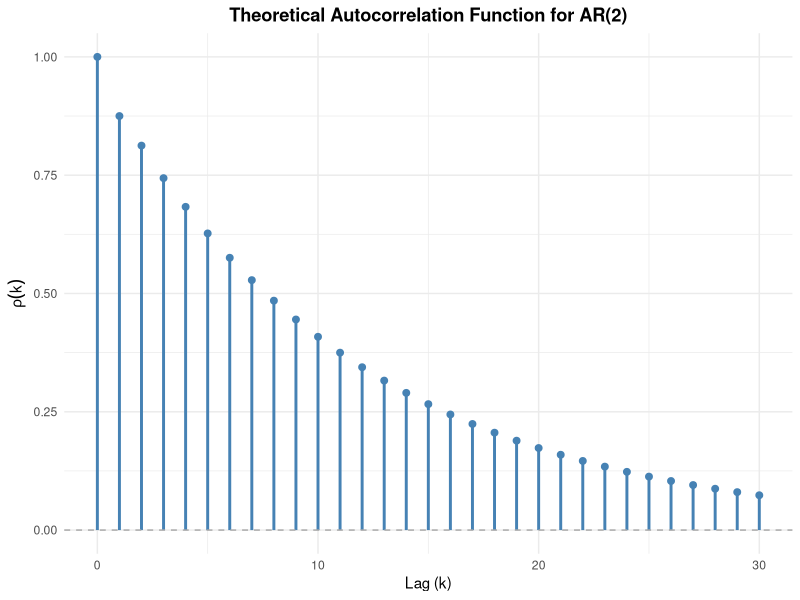
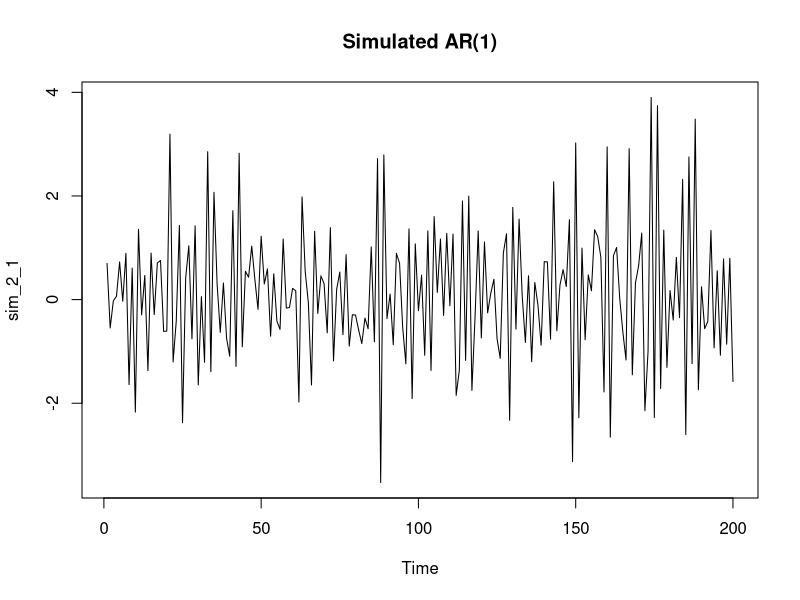
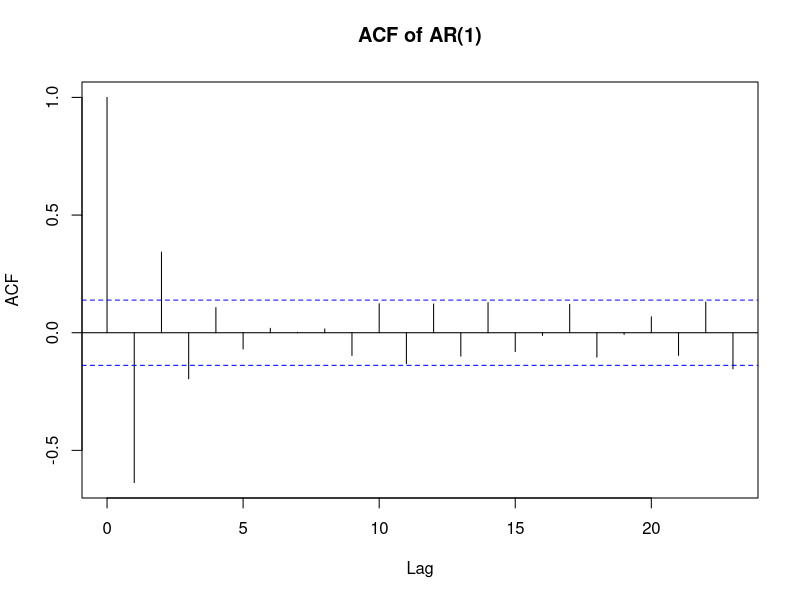
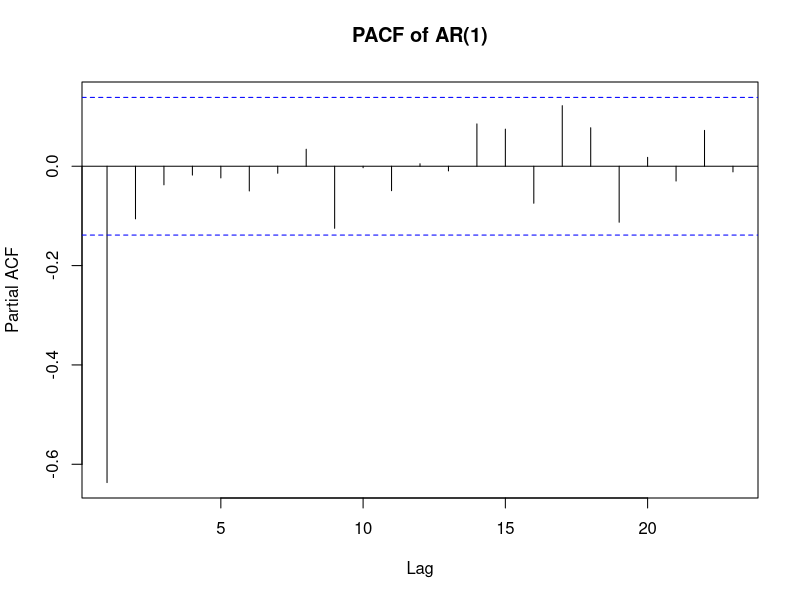
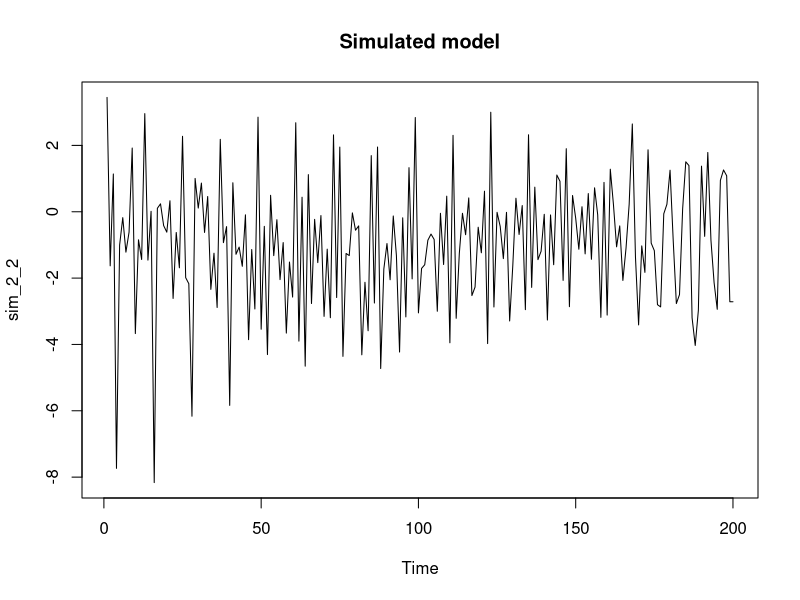
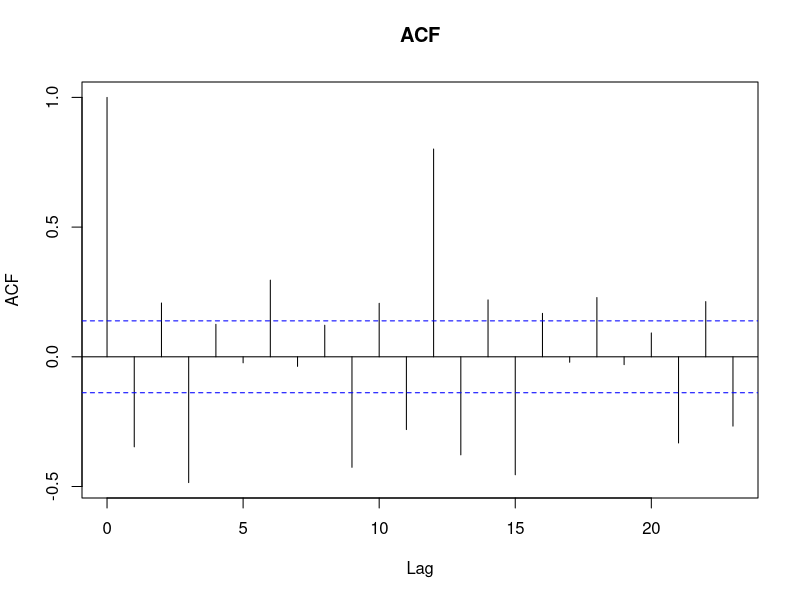
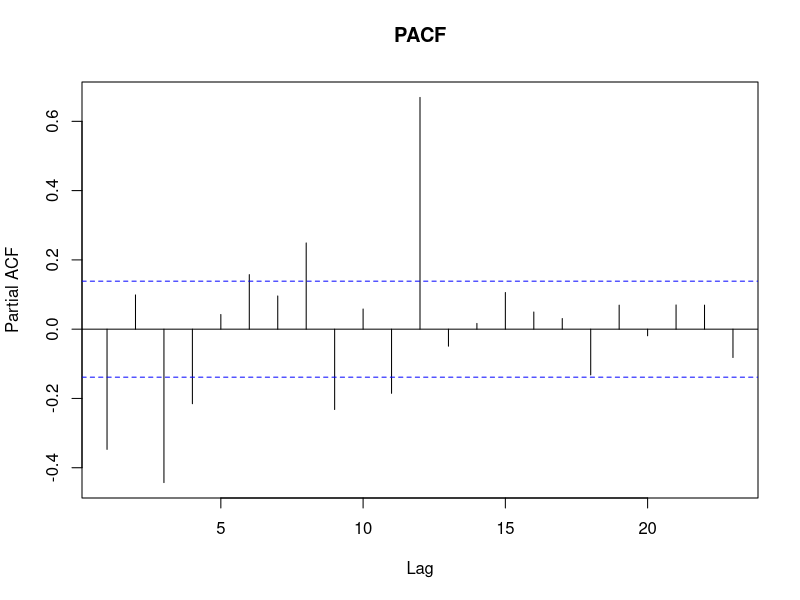
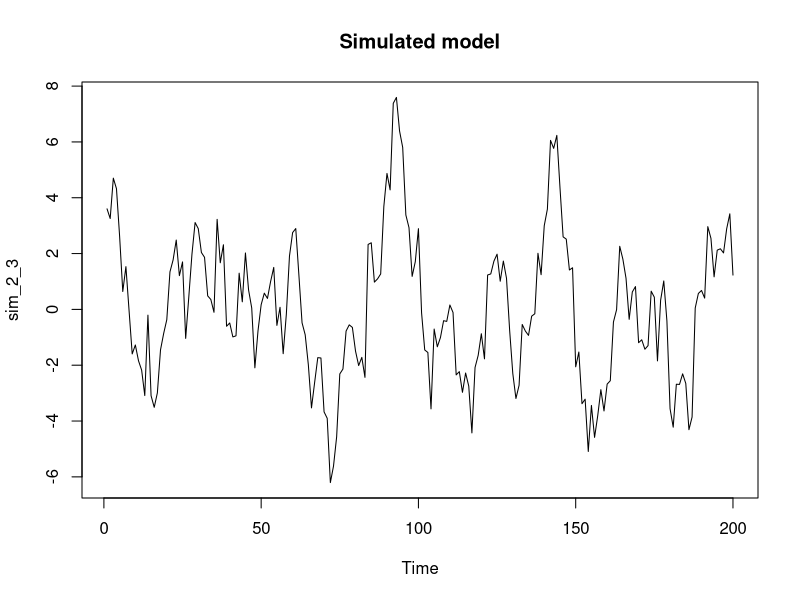

Generate these figures, in order, with R:
## ---- chunk 1
knitr::opts_chunk$set(echo = TRUE)
library(ggplot2)
## ---- chunk 2
# Input
phi_1 <- -0.7
phi_2 <- -0.2
n_lag = 30


rho <- numeric(n_lag +1)

# Calculate autocorrelation (1-indexed)
rho[1] = 1                            #k=0
rho[2] = -phi_1 / ( 1 + phi_2)        #k=1

#Calculate for k=2,...,30
for (k in 3:(n_lag + 1)) {
  rho[k] = -phi_1 * rho[k-1] - phi_2 * rho[k-2]
}

#df for ggplot
acf_df <- data.frame(
  lag = 0:n_lag,
  autocorrelation = rho
)


# plot - hjálp frá ai
acf_plot <- 
  ggplot(acf_df, aes(x = lag, y = autocorrelation)) +
  # vertical lines from y=0 to the rho value
  geom_segment(aes(xend = lag, yend = 0), color = "steelblue", linewidth = 1) + 
  # Add dots at the tips for a polished look
  geom_point(color = "steelblue", size = 2) + 
  # Add the dashed zero line
  geom_hline(yintercept = 0, linetype = "dashed", color = "darkgray") + 
  # Add labels and formatting
  labs(
    title = "Theoretical Autocorrelation Function for AR(2)",
    x = "Lag (k)",
    y = expression(rho(k))
  ) +
  theme_minimal() + # A clean, modern theme
  theme(plot.title = element_text(hjust = 0.5, face = "bold")) # Center the title

print(acf_plot)
ggsave("myndir/acf_plot.png", plot = acf_plot, width = 8, height = 5, dpi = 300)


## ---- chunk 3
sim_2_1 <- arima.sim(model = list(ar=-0.6), n=200) # -0.6 af thvi ad R vill hafa thetta a forminu [X_t = phi_1*X_{t-1} + epsilon] en vid gerum [X_t + phi_1 * X_{t-1} = epsilon]

plot(sim_2_1, main="Simulated AR(1)")
acf(sim_2_1, main="ACF of AR(1)")
pacf(sim_2_1, main="PACF of AR(1)")

 
png("myndir/plot_2_1.png", width = 2400, height = 1600, res = 300)


layout(matrix(c(1, 1, 2, 3), nrow = 2, byrow = TRUE))
plot(sim_2_1, main="Simulated AR(1)")
acf(sim_2_1, main="ACF of AR(1)")
pacf(sim_2_1, main="PACF of AR(1)")


dev.off()
## ---- chunk 4

sim_2_2 = arima.sim(model = list(ar = c(rep(0,11),0.9)), n=200)

plot(sim_2_2, main="Simulated model")
acf(sim_2_2, main="ACF")
pacf(sim_2_2, main="PACF")

png("myndir/plot_2_2.png", width = 2400, height = 1600, res = 300)


layout(matrix(c(1, 1, 2, 3), nrow = 2, byrow = TRUE))
plot(sim_2_2, main="Simulated model")
acf(sim_2_2, main="ACF")
pacf(sim_2_2, main="PACF")


dev.off()

## ---- chunk 5

sim_2_3 = arima.sim(model = list(ar=0.9, ma = c(rep(0,11),-0.7)), n=200)

plot(sim_2_3, main="Simulated model")
acf(sim_2_3, main="ACF")
pacf(sim_2_3, main="PACF")

png("myndir/plot_2_3.png", width = 2400, height = 1600, res = 300)

layout(matrix(c(1, 1, 2, 3), nrow = 2, byrow = TRUE))
plot(sim_2_3, main="Simulated model")
acf(sim_2_3, main="ACF")
pacf(sim_2_3, main="PACF")

dev.off()

## ---- chunk 6

set.seed(123)
burn <- 50   # burn-in periods
n <- 200

eps <- rnorm(n + burn)

X <- numeric(n + burn)
for(t in 14:(n + burn)) {
  X[t] <- -0.6 * X[t-1] + 0.8 * X[t-12] + 0.48 * X[t-13] + eps[t]
}

sim_2_4 <- ts(X[(burn+1):(burn+n)], frequency=12)

plot(sim_2_4, main="Simulated model")
acf(sim_2_4, main="ACF"); pacf(sim_2_4, main="PACF")

png("myndir/plot_2_4.png", width=2400, height=1600, res=300)
layout(matrix(c(1,1,2,3), nrow=2, byrow=TRUE))
plot(sim_2_4, main="Simulated (1,0,0)×(1,0,0)_{12}")
acf(sim_2_4, main="ACF (1,0,0)×(1,0,0)_{12}")
pacf(sim_2_4, main="PACF (1,0,0)×(1,0,0)_{12}")
dev.off()

## ---- chunk 7

sim_2_5 = arima.sim(model = list(ma = c(0.4, rep(0, 10), -0.8, -0.32)), n=200)
plot(sim_2_5, main="Simulated model")
acf(sim_2_5, main="ACF")
pacf(sim_2_5, main="PACF")

png("myndir/plot_2_5.png", width = 2400, height = 1600, res = 300)

layout(matrix(c(1, 1, 2, 3), nrow = 2, byrow = TRUE))
plot(sim_2_5, main="Simulated model")
acf(sim_2_5, main="ACF")
pacf(sim_2_5, main="PACF")

dev.off()

## ---- chunk 8

sim_2_6 = arima.sim(model = list(
    ar = c(rep(0, 11), 0.7),
    ma = -0.4
    ), n=200)

plot(sim_2_6, main="Simulated model")
acf(sim_2_6, main="ACF")
pacf(sim_2_6, main="PACF")

png("myndir/plot_2_6.png", width = 2400, height = 1600, res = 300)

layout(matrix(c(1, 1, 2, 3), nrow = 2, byrow = TRUE))
plot(sim_2_6, main="Simulated model")
acf(sim_2_6, main="ACF")
pacf(sim_2_6, main="PACF")

dev.off()
